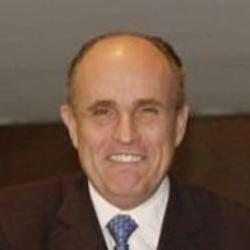
#> input picture Project-Ikshana/dataset/Rudolph_Giuliani/Rudolph_Giuliani_0024.jpg, 250 x 250 px
$ python -i FeatureExtractor.py   (imports and definitions only)   (Python 2 division)
#> lines starting #> are read from the running program, lines starting #| are printed output that depends on the picture
import matplotlib.pyplot as plt
import numpy as np
import itertools
import warnings
import math
import cv2
import os
# [1 line not run here, left out]

# [50 lines left out: functions ORB_feature_matching, SIFT_feature_matching, SIFT, not called in this run]


def extract_features(image_list):
    bf = cv2.BFMatcher(cv2.NORM_L2, crossCheck=True)
    kp = []
    des = []
    im_new_list = []
    for file in image_list:
        img = cv2.imread(file)
        img = cv2.cvtColor(img, cv2. COLOR_BGR2RGB)
        image = cv2.cvtColor(img, cv2.COLOR_BGR2GRAY)
        face_cascade = cv2.CascadeClassifier(
            cv2.data.haarcascades + 'haarcascade_frontalface_default.xml')
        faces = None
        faces = face_cascade.detectMultiScale(image, 1.1, 4)
        if(len(faces) != 0):
            for (x, y, w, h) in faces:
                cv2.rectangle(img, (x, y), (x+w, y+h), (0, 0, 255), 2)
                faces = img[y:y + h, x:x + w]
            if faces is not None and len(faces) > 0:
                faces = cv2.resize(faces, (250, 250))
                im_new_list.append(faces)
                sift1,sift2 = SIFT(np.array(faces), 10)
                kp.append(sift1)
                des.append(sift2)

    matches = bf.match(des[0], des[1])
    draw_params = dict(matchColor=(0,250,0),singlePointColor=None,matchesMask=None,flags=2)
    im = cv2.drawMatches(im_new_list[0], kp[0], im_new_list[1], kp[1], matches[:200], None, **draw_params)
    return matches, kp, des, im

img_list = []
# [3 lines not run here, left out]
# [1 line that did not run here, left out]
fig = plt.figure(figsize=(10, 10))
# [3 lines not run here, left out]

>>> import cv2
>>> picture = cv2.imread('../dataset/Rudolph_Giuliani/Rudolph_Giuliani_0024.jpg', cv2.IMREAD_GRAYSCALE)
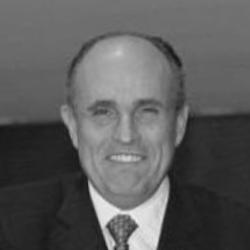
#> picture: shape (250, 250); min 22, max 242, mean 91.7
#> (the run stopped early here; a loop or call above may not have finished)
